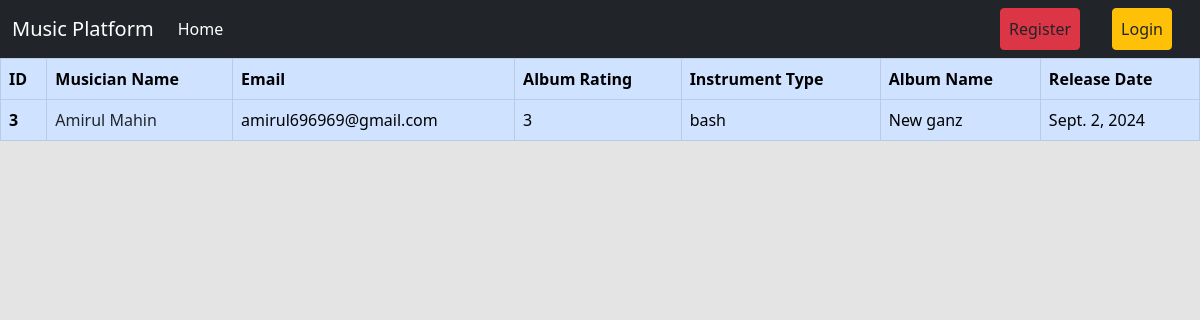
Before: / with the older database file.
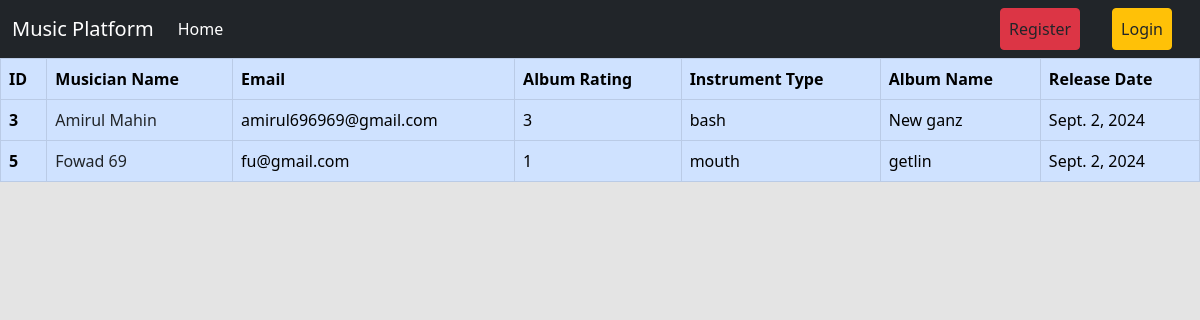
After: the same page with the newer database file.
### album/models.py (models this page shows, shortened)
class Album(models.Model):
    albumName = models.CharField(max_length=50)
    musician = models.ForeignKey(Musician, on_delete=models.CASCADE)
    releaseDate = models.DateField()
    CHOICES = [(1,1),(2,2),(3,3),(4,4),(5,5)]
    rating = models.IntegerField(choices=CHOICES)

### musician/models.py (models this page shows, shortened)
class Musician(models.Model):
    firstName = models.CharField(max_length=50)
    lastName = models.CharField(max_length=50)
    email = models.EmailField()
    phoneNumber = models.CharField(max_length=12)
    instrumentType = models.CharField(max_length=50)

### musiciansDirectory2/views.py (the view)
# urls.py: path('', views.homepage, name='homepage'),
def homepage(request):
    data = Album.objects.all()
    return render(request, 'homepage.html', {'data':data})

### templates/homepage.html (shortened to what this page needs)
{% extends 'base.html' %}
{% block content %}
<table class="table table-primary table-bordered">
    <thead>
        <tr>
        <th scope="col">ID</th>
        <th scope="col">Musician Name</th>
        <th scope="col">Email</th>
        <th scope="col">Album Rating</th>
        <th scope="col">Instrument Type</th>
        <th scope="col">Album Name</th>
        <th scope="col">Release Date</th>
        </tr>
    </thead>
    <tbody>
        {% for album in data %}
            <tr>
                <th scope="row">{{ album.id }}</th>
                {% if request.user.is_authenticated %}
                <td><a class="text-dark text-decoration-none" href="{% url 'editMusician' album.musician.id %}">{{ album.musician.firstName }} {{ album.musician.lastName }}</a></td>
                {% else %}
                <td><a class="text-dark text-decoration-none">{{ album.musician.firstName }} {{ album.musician.lastName }}</a></td>
                {% endif %}
                <td>{{ album.musician.email }}</td>
                <td>{{ album.rating }}</td>
                <td>{{ album.musician.instrumentType }}</td>
                <td>{{ album.albumName }}</td>
                <td>{{ album.releaseDate }}</td>
            </tr>
        {% endfor %}
    </tbody>
</table>
{% endblock %}

### templates/base.html (shortened to what this page needs)
<!doctype html>
<html lang="en">
  <head>
    <link href="https://cdn.jsdelivr.net/npm/bootstrap@5.0.2/dist/css/bootstrap.min.css" rel="stylesheet">
  </head>
  <body style="background-color: #e4e4e4;">
    <nav class="navbar navbar-expand-lg navbar-dark bg-dark">
        <div class="container-fluid">
          <a class="navbar-brand" href="#">Music Platform</a>
          <div class="collapse navbar-collapse" id="navbarSupportedContent">
            <ul class="navbar-nav me-auto mb-2 mb-lg-0">
              <li class="nav-item">
                <a class="nav-link active" aria-current="page" href="{% url 'homepage' %}">Home</a>
              </li>
            </ul>
            <div class="d-flex">
              <ul class="navbar-nav me-auto mb-2 mb-lg-0">
                {% if request.user.is_authenticated %}
                  <li class="nav-item">
                    <a class="nav-link btn btn-warning text-dark mx-3" href="{% url 'logout' %}">Logout</a>
                  </li>
                {% else %}
                  <li class="nav-item mx-3">
                    <a class="nav-link btn btn-danger text-dark" href="{% url 'register' %}">Register</a>
                  </li>
                  <li class="nav-item mx-3">
                    <a class="nav-link btn btn-warning text-dark" href="{% url 'login' %}">Login</a>
                  </li>
                {% endif %}
              </ul>
            </div>
          </div>
        </div>
      </nav>
    {% block content %}
    {% endblock %}
  </body>
</html>

Changed rows visible on the page:
added Album: id "5", musician.firstName "Fowad", musician.lastName "69", musician.email "fu@gmail.com", rating "1", musician.instrumentType "mouth", albumName "getlin", releaseDate "Sept. 2, 2024"
